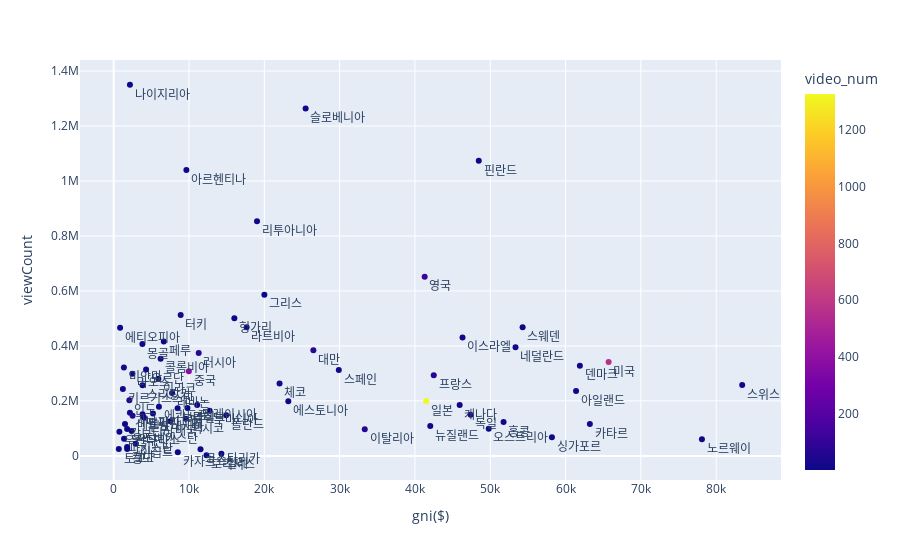

Write notebook code for a chart like this one.
### Code cell
import plotly.express as px
countires_stat = countires_stat.sort_values(by='viewCount', ascending=False)[1:].dropna()
fig = px.scatter(countires_stat, x="gni($)", y="viewCount", color = "video_num", text="country")
fig.update_traces(textposition="bottom right")
fig.show()

### Figure 1 — Plotly figure (JSON) as saved in the notebook; plotly's stock layout.template omitted (floating-point values rounded to 4 significant figures)
{"data": [{"hovertemplate": "gni($)=%{x}<br>viewCount=%{y}<br>country=%{text}<br>video_num=%{marker.color}<extra></extra>", "legendgroup": "", "marker": {"color": [2, 2, 4, 4, 1, 124, 1, 14, 2, 2, 1, 2, 11, 4, 6, 7, 76, 70, 7, 560, 4, 25, 1, 16, 374, 2, 63, 1, 27, 5, 4, 1, 4, 4, 45, 1327, 3, 4, 16, 2, 1, 11, 1, 4, 2, 23, 61, 7, 61, 21, 15, 18, 5, 15, 1, 2, 3, 3, 65, 2, 1, 6, 2, 3, 2, 1, 1, 1, 1, 1, 1, 1], "coloraxis": "coloraxis", "symbol": "circle"}, "mode": "markers+text", "name": "", "orientation": "v", "showlegend": false, "text": ["나이지리아", "슬로베니아", "핀란드", "아르헨티나", "리투아니아", "영국", "그리스", "터키", "헝가리", "스웨덴", "라트비아", "에티오피아", "이스라엘", "페루", "몽골", "네덜란드", "대만", "러시아", "콜롬비아", "미국", "덴마크", "미얀마", "요르단", "스페인", "중국", "라오스", "프랑스", "이라크", "체코", "스위스", "스리랑카", "키르기스스탄", "아일랜드", "레바논", "인도", "일본", "에스토니아", "말레이시아", "캐나다", "에콰도르", "몰디브", "브라질", "루마니아", "가나", "파라과이", "필리핀", "독일", "폴란드", "베트남", "인도네시아", "멕시코", "태국", "홍콩", "카타르", "캄보디아", "뉴질랜드", "오스트리아", "우즈베키스탄", "이탈리아", "온두라스", "우간다", "싱가포르", "파키스탄", "노르웨이", "이집트", "케냐", "콩고", "토고", "코스타리카", "카자흐스탄", "칠레", "모리셔스"], "textposition": "bottom right", "type": "scatter", "x": [2157.0, 25480.0, 48470.0, 9654.0, 19030.0, 41290.0, 20010.0, 8893.0, 16020.0, 54300.0, 17650.0, 853.3, 46320.0, 6652.0, 3811.0, 53350.0, 26514, 11290.0, 6228.0, 65720.0, 61900.0, 1356.0, 4299.0, 29890.0, 9979.0, 2475.0, 42500.0, 5927.0, 22020.0, 83450.0, 3826.0, 1221.0, 61390.0, 7752.0, 2081.0, 41490.0, 23190.0, 11090.0, 45940.0, 6005.0, 9792.0, 8486.0, 12740.0, 2154.0, 5216.0, 3832.0, 47390.0, 14940.0, 2512.0, 4012.0, 9572.0, 7520.0, 51770.0, 63220.0, 1501.0, 42040.0, 49790.0, 1783.0, 33330.0, 2378.0, 756.1, 58180.0, 1371.0, 78110.0, 2910.0, 1780.0, 1792.0, 678.1, 11530.0, 8510.0, 14300.0, 12320.0], "xaxis": "x", "y": [1350000.0, 1264000.0, 1073385, 1040414, 853450, 652100.0, 586656, 512700.0, 500900.0, 467800.0, 467615, 466133, 430400.0, 416500.0, 407000.0, 395400.0, 384500.0, 374200.0, 353500.0, 341900.0, 328100.0, 321100.0, 313917, 312700.0, 307900.0, 299200.0, 293800.0, 280665, 263400.0, 257625, 257300.0, 243560, 236400.0, 228400.0, 202500.0, 199800.0, 199114, 185600.0, 184800.0, 179192, 174122, 173600.0, 164316, 157423, 153892, 151400.0, 150100.0, 147800.0, 146400.0, 139800.0, 135100.0, 126100.0, 123017, 116500.0, 116326, 109000.0, 99025, 97530, 96580.0, 90154, 88289, 67480.0, 62250.0, 60240.0, 44300.0, 32037, 25037, 24882, 24031, 12985, 7684, 2396], "yaxis": "y"}], "layout": {"coloraxis": {"colorbar": {"title": {"text": "video_num"}}, "colorscale": [[0, "#0d0887"], [0.1111, "#46039f"], [0.2222, "#7201a8"], [0.3333, "#9c179e"], [0.4444, "#bd3786"], [0.5556, "#d8576b"], [0.6667, "#ed7953"], [0.7778, "#fb9f3a"], [0.8889, "#fdca26"], [1, "#f0f921"]]}, "legend": {"tracegroupgap": 0}, "margin": {"t": 60}, "xaxis": {"anchor": "y", "domain": [0, 1], "title": {"text": "gni($)"}}, "yaxis": {"anchor": "x", "domain": [0, 1], "title": {"text": "viewCount"}}}}
